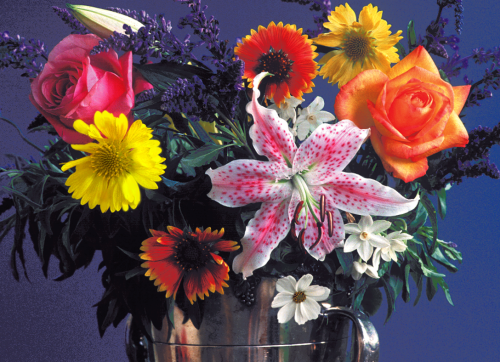
#> input picture data/input/flowers.tif, 500 x 362 px
$ python frequency_filtering.py
#> lines starting #> are read from the running program, lines starting #| are printed output that depends on the picture
### image_lab/runtime.py
"""Resolve shared inputs and save figures without requiring a desktop GUI."""
import argparse
from pathlib import Path
import sys
import matplotlib
import numpy as np

if "--show" not in sys.argv:
    matplotlib.use("Agg")

ROOT = Path(__file__).resolve().parents[1]
_figure_index = 0

def data_path(name):
    path = ROOT / "data" / "input" / name
    if not path.is_file():
        raise FileNotFoundError(f"Missing input image: {path}")
    return path

# [4 lines left out: function michelson, not called in this run]

def finish(script):
    """Save all current figures, optionally display, then release them."""
    global _figure_index
    import matplotlib.pyplot as plt
    parser = argparse.ArgumentParser()
    parser.add_argument("--output-dir", type=Path, default=ROOT / "outputs")
    parser.add_argument("--show", action="store_true")
    args = parser.parse_args()
    script = Path(script)
    folder = args.output_dir / script.parent.parent.name / script.stem
    folder.mkdir(parents=True, exist_ok=True)
    for number in plt.get_fignums():
        _figure_index += 1
        path = folder / f"figure_{_figure_index:02d}.png"
        plt.figure(number).savefig(path, dpi=120, bbox_inches="tight")
        print(f"Saved {path}")
    if args.show:
        plt.show()
    plt.close("all")

### image_lab/operations.py
"""Explicit numeric conventions for quantisation and frequency filtering."""
import numpy as np

# [19 lines left out: functions quantize_u8, mse_psnr, not called in this run]

def circular_mask(shape, radius, highpass=False):
    if len(shape) != 2 or min(shape) <= 0 or not np.isfinite(radius) or radius < 0:
        raise ValueError("A positive 2-D shape and finite nonnegative radius are required")
    rows, cols = np.ogrid[:shape[0], :shape[1]]
    inside = (rows - shape[0]//2)**2 + (cols - shape[1]//2)**2 <= radius**2
    return ~inside if highpass else inside

def frequency_filter(image, radius, highpass=False):
    if image.ndim != 2 or not image.size or not np.isfinite(image).all():
        raise ValueError("Expected a finite, nonempty grayscale image")
    spectrum = np.fft.fftshift(np.fft.fft2(image.astype(np.float64)))
    mask = circular_mask(image.shape, radius, highpass)
    restored = np.fft.ifft2(np.fft.ifftshift(spectrum * mask))
    return restored.real, spectrum, mask

### labs/tp2_filtering/src/frequency_filtering.py
"""Reconstruction of TP2's circular-mask FFT experiment from its report."""
from image_lab.runtime import data_path, finish
from image_lab.operations import frequency_filter
from skimage import io
import matplotlib.pyplot as plt
import numpy as np

image = io.imread(data_path("flowers.tif"), as_gray=True)
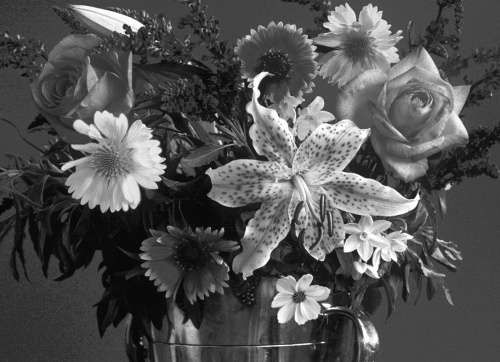
#> image: shape (362, 500) float64; min 0.028, max 1, mean 0.323
for radius in [10, 100, 200]:
    for highpass in [False, True]:
        output, spectrum, mask = frequency_filter(image, radius, highpass)
        kind = "High-pass" if highpass else "Low-pass"
        fig, axes = plt.subplots(1, 4, figsize=(14, 4))
        axes[0].imshow(image, cmap="gray", vmin=0, vmax=1)
        axes[1].imshow(np.log1p(np.abs(spectrum)), cmap="gray")
        axes[2].imshow(mask, cmap="gray", vmin=0, vmax=1)
        axes[3].imshow(output, cmap="gray")
        for axis, title in zip(axes, ["Input", "Log spectrum", "Mask", "Signed output"]):
            axis.set_title(title); axis.axis("off")
        fig.suptitle(f"{kind}: radius {radius} frequency bins")
        fig.tight_layout()
finish(__file__)
#> the loop in finish, `for number in plt.get_fignums():` made 6 passes
#| Saved outputs/tp2_filtering/frequency_filtering/figure_01.png
#| Saved outputs/tp2_filtering/frequency_filtering/figure_02.png
#| Saved outputs/tp2_filtering/frequency_filtering/figure_03.png
#| Saved outputs/tp2_filtering/frequency_filtering/figure_04.png
#| Saved outputs/tp2_filtering/frequency_filtering/figure_05.png
#| Saved outputs/tp2_filtering/frequency_filtering/figure_06.png
#> pass 1, in finish, `plt.figure(number).savefig(path, dpi=120, bbox_inches="tight")`:
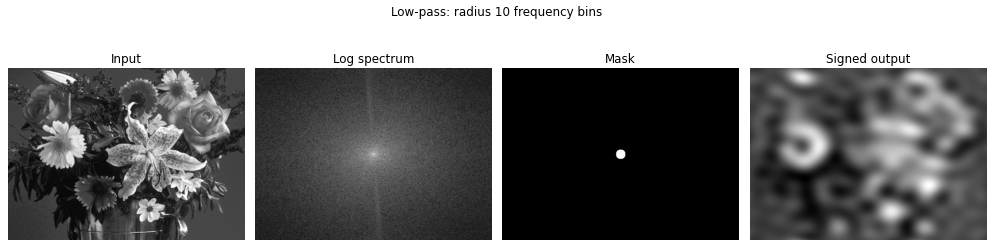
#> figure drawn by matplotlib, 4 panels
#> pass 2, in finish, `plt.figure(number).savefig(path, dpi=120, bbox_inches="tight")`:
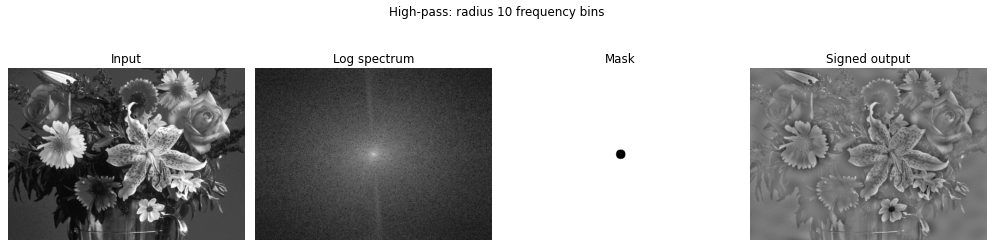
#> figure drawn by matplotlib, 4 panels
#> in finish, `plt.close("all")`:
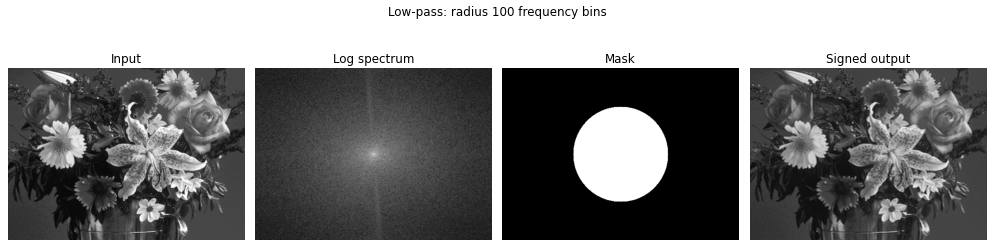
#> figure drawn by matplotlib, 4 panels
#> in finish, `plt.close("all")`:
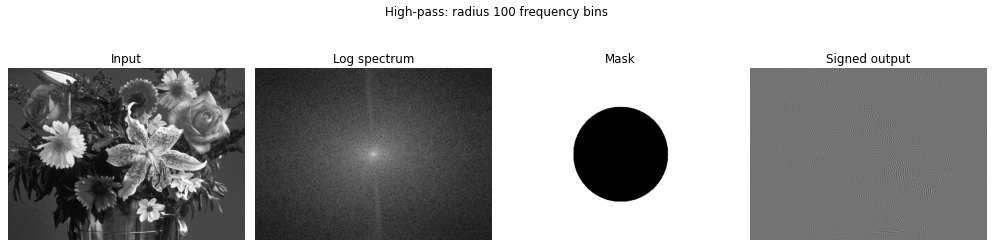
#> figure drawn by matplotlib, 4 panels
#> in finish, `plt.close("all")`:
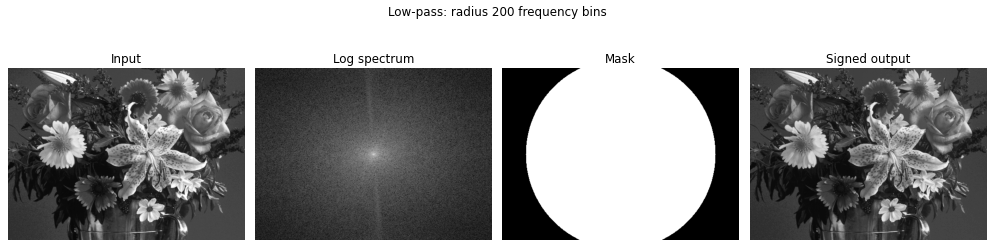
#> figure drawn by matplotlib, 4 panels
#> in finish, `plt.close("all")`:
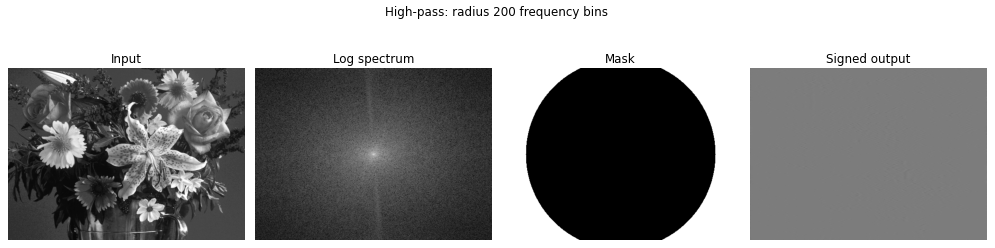
#> figure drawn by matplotlib, 4 panels

$ run again, with tp2/11_masque a un rayon de 10 laisse passe plus de chose.PNG saved as data/input/flowers.tif
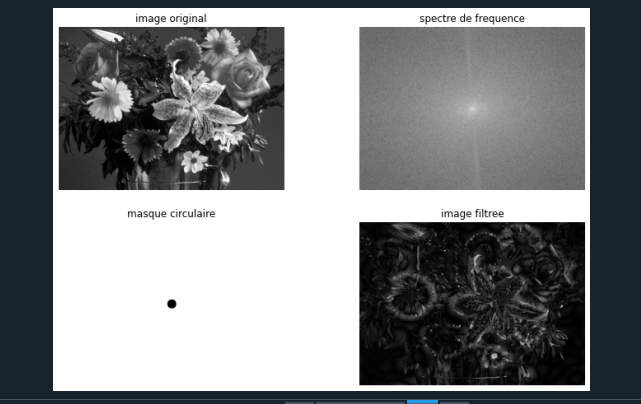
#> input picture tp2/11_masque a un rayon de 10 laisse passe plus de chose.PNG, 641 x 404 px
#> the loop in finish, `for number in plt.get_fignums():` made 6 passes
#| Saved outputs/tp2_filtering/frequency_filtering/figure_01.png
#| Saved outputs/tp2_filtering/frequency_filtering/figure_02.png
#| Saved outputs/tp2_filtering/frequency_filtering/figure_03.png
#| Saved outputs/tp2_filtering/frequency_filtering/figure_04.png
#| Saved outputs/tp2_filtering/frequency_filtering/figure_05.png
#> (further printed lines are left out)
#> in finish, `plt.close("all")`:
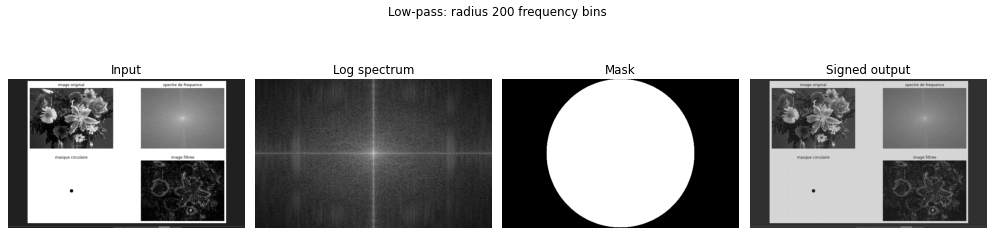
#> figure drawn by matplotlib, 4 panels
#> in finish, `plt.close("all")`:
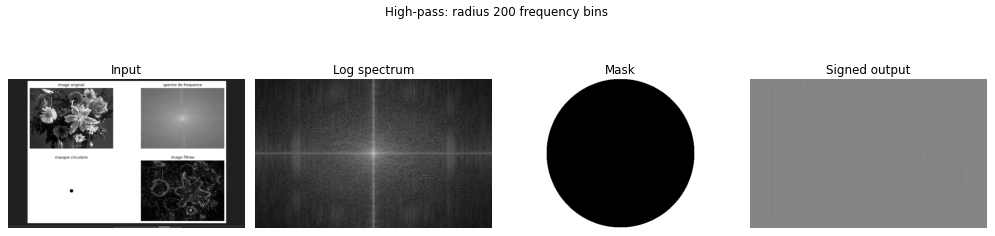
#> figure drawn by matplotlib, 4 panels
